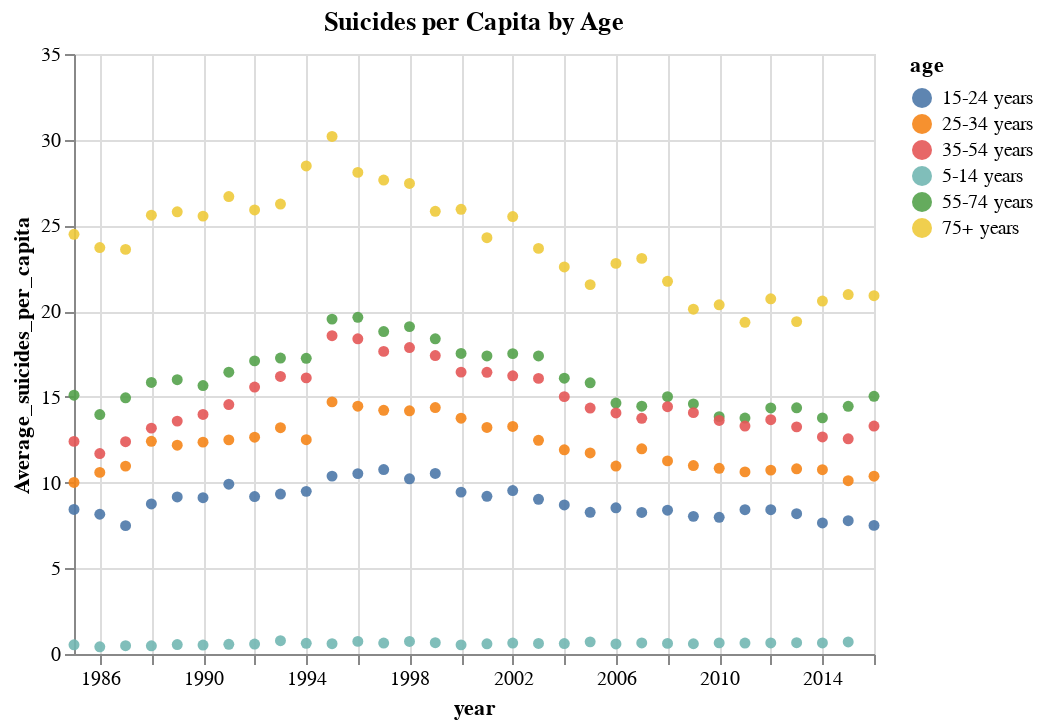

The notebook cell this image was saved under:
### Code cell
brush = alt.selection_interval()
click = alt.selection_multi(fields=['age'], bind='legend')
points = (alt.Chart(avg_suicides_per_capita_g, title = 'Suicides per Capita by Age').mark_circle().encode(
    x='year',
    y='Average_suicides_per_capita',
    color=alt.condition(brush, 'age', alt.value('lightgray')),
    opacity=alt.condition(click, alt.value(0.9), alt.value(0.2)))
.add_selection(brush))


plot = (points).add_selection(click)
plot

### Figure 1 — Vega-Lite specification as saved in the notebook (floating-point values rounded to 4 significant figures; data arrays with more than 128 entries replaced by an {"elided": "..."} marker saying what was removed)
{"config": {"view": {"continuousWidth": 400, "continuousHeight": 300}}, "data": {"name": "data-9930d30e2a3a3c3d3fee08276eadc744"}, "mark": "circle", "encoding": {"color": {"condition": {"type": "nominal", "field": "age", "selection": "selector037"}, "value": "lightgray"}, "opacity": {"condition": {"value": 0.9, "selection": "selector038"}, "value": 0.2}, "x": {"type": "temporal", "field": "year"}, "y": {"type": "quantitative", "field": "Average_suicides_per_capita"}}, "selection": {"selector037": {"type": "interval"}, "selector038": {"type": "multi", "fields": ["age"], "bind": "legend"}}, "title": "Suicides per Capita by Age", "$schema": "https://vega.github.io/schema/vega-lite/v4.8.1.json", "datasets": {"data-9930d30e2a3a3c3d3fee08276eadc744": {"elided": "191 records"}}}
